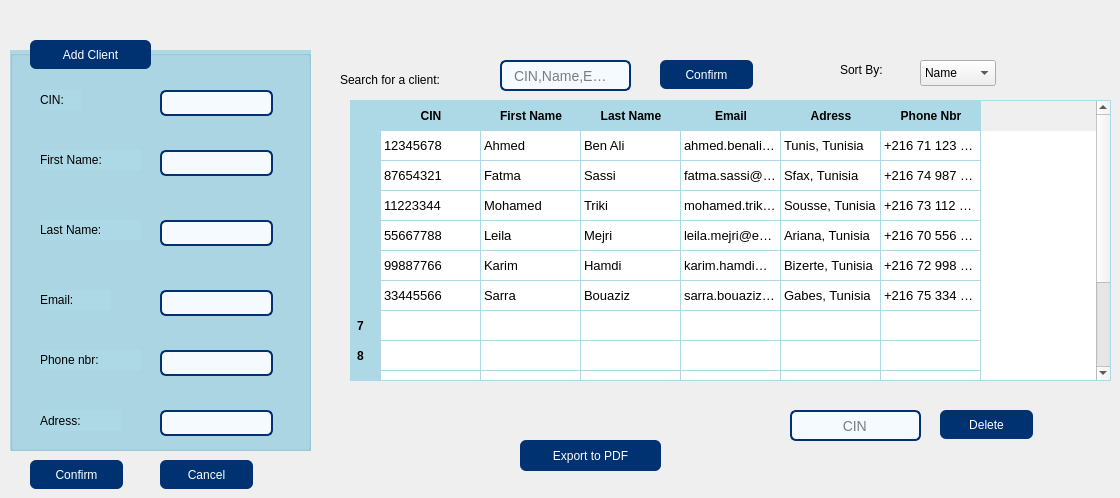
      <widget class="QWidget" name="tab">
       <attribute name="title">
        <string>Home</string>
       </attribute>
       <widget class="QGroupBox" name="groupBox">
        <property name="geometry">
         <rect>
          <x>10</x>
          <y>50</y>
          <width>301</width>
          <height>401</height>
         </rect>
        </property>
        <property name="styleSheet">
         <string notr="true">background-color: rgb(173, 216, 230);</string>
        </property>
        <property name="title">
         <string/>
        </property>
        <widget class="QLabel" name="label">
         <property name="geometry">
          <rect>
           <x>30</x>
           <y>40</y>
           <width>41</width>
           <height>20</height>
          </rect>
         </property>
         <property name="styleSheet">
          <string notr="true">font: 900 9pt &quot;Swis721 Blk BT&quot;;
</string>
         </property>
         <property name="text">
          <string>CIN:</string>
         </property>
        </widget>
        <widget class="QLabel" name="label_2">
         <property name="geometry">
          <rect>
           <x>30</x>
           <y>100</y>
           <width>101</width>
           <height>20</height>
          </rect>
         </property>
         <property name="styleSheet">
          <string notr="true">font: 900 9pt &quot;Swis721 Blk BT&quot;;
</string>
         </property>
         <property name="text">
          <string>First Name:</string>
         </property>
        </widget>
        <widget class="QLabel" name="label_3">
         <property name="geometry">
          <rect>
           <x>30</x>
           <y>240</y>
           <width>71</width>
           <height>20</height>
          </rect>
         </property>
         <property name="styleSheet">
          <string notr="true">font: 900 9pt &quot;Swis721 Blk BT&quot;;
</string>
         </property>
         <property name="text">
          <string>Email:</string>
         </property>
        </widget>
        <widget class="QLabel" name="label_4">
         <property name="geometry">
          <rect>
           <x>30</x>
           <y>170</y>
           <width>101</width>
           <height>20</height>
          </rect>
         </property>
         <property name="styleSheet">
          <string notr="true">font: 900 9pt &quot;Swis721 Blk BT&quot;;
</string>
         </property>
         <property name="text">
          <string>Last Name:</string>
         </property>
        </widget>
        <widget class="QLabel" name="label_5">
         <property name="geometry">
          <rect>
           <x>30</x>
           <y>300</y>
           <width>101</width>
           <height>20</height>
          </rect>
         </property>
         <property name="styleSheet">
          <string notr="true">font: 900 9pt &quot;Swis721 Blk BT&quot;;
</string>
         </property>
         <property name="text">
          <string>Phone nbr:</string>
         </property>
        </widget>
        <widget class="QLabel" name="label_6">
         <property name="geometry">
          <rect>
           <x>30</x>
           <y>360</y>
           <width>81</width>
           <height>21</height>
          </rect>
         </property>
         <property name="styleSheet">
          <string notr="true">font: 900 9pt &quot;Swis721 Blk BT&quot;;
</string>
         </property>
         <property name="text">
          <string>Adress:</string>
         </property>
        </widget>
        <widget class="QLineEdit" name="c_cin">
         <property name="geometry">
          <rect>
           <x>150</x>
           <y>40</y>
           <width>113</width>
           <height>26</height>
          </rect>
         </property>
         <property name="styleSheet">
          <string notr="true">QLineEdit {
    background-color: #f4faff;
    border: 2px solid #003271;
    border-radius: 6px;
    padding: 3px 3px;
    font-size: 14px;
    color: #000000;
}

QLineEdit:focus {
    border: 2px solid #1e6fd9;
    background-color: #ffffff;
}</string>
         </property>
        </widget>
        <widget class="QLineEdit" name="c_lname">
         <property name="geometry">
          <rect>
           <x>150</x>
           <y>170</y>
           <width>113</width>
           <height>26</height>
          </rect>
         </property>
         <property name="styleSheet">
          <string notr="true">QLineEdit {
    background-color: #f4faff;
    border: 2px solid #003271;
    border-radius: 6px;
    padding: 3px 3px;
    font-size: 14px;
    color: #000000;
}

QLineEdit:focus {
    border: 2px solid #1e6fd9;
    background-color: #ffffff;
}</string>
         </property>
        </widget>
        <widget class="QLineEdit" name="c_email">
         <property name="geometry">
          <rect>
           <x>150</x>
           <y>240</y>
           <width>113</width>
           <height>26</height>
          </rect>
         </property>
         <property name="styleSheet">
          <string notr="true">QLineEdit {
    background-color: #f4faff;
    border: 2px solid #003271;
    border-radius: 6px;
    padding: 3px 3px;
    font-size: 14px;
    color: #000000;
}

QLineEdit:focus {
    border: 2px solid #1e6fd9;
    background-color: #ffffff;
}</string>
         </property>
        </widget>
        <widget class="QLineEdit" name="c_phone">
         <property name="geometry">
          <rect>
           <x>150</x>
           <y>300</y>
           <width>113</width>
           <height>26</height>
          </rect>
         </property>
         <property name="styleSheet">
          <string notr="true">QLineEdit {
    background-color: #f4faff;
    border: 2px solid #003271;
    border-radius: 6px;
    padding: 3px 3px;
    font-size: 14px;
    color: #000000;
}

QLineEdit:focus {
    border: 2px solid #1e6fd9;
    background-color: #ffffff;
}</string>
         </property>
        </widget>
        <widget class="QLineEdit" name="c_adress">
         <property name="geometry">
          <rect>
           <x>150</x>
           <y>360</y>
           <width>113</width>
           <height>26</height>
          </rect>
         </property>
         <property name="styleSheet">
          <string notr="true">QLineEdit {
    background-color: #f4faff;
    border: 2px solid #003271;
    border-radius: 6px;
    padding: 3px 3px;
    font-size: 14px;
    color: #000000;
}

QLineEdit:focus {
    border: 2px solid #1e6fd9;
    background-color: #ffffff;
}</string>
         </property>
        </widget>
        <widget class="QLineEdit" name="c_fname">
         <property name="geometry">
          <rect>
           <x>150</x>
           <y>100</y>
           <width>113</width>
           <height>26</height>
          </rect>
         </property>
         <property name="styleSheet">
          <string notr="true">QLineEdit {
    background-color: #f4faff;
    border: 2px solid #003271;
    border-radius: 6px;
    padding: 3px 3px;
    font-size: 14px;
    color: #000000;
}

QLineEdit:focus {
    border: 2px solid #1e6fd9;
    background-color: #ffffff;
}</string>
         </property>
        </widget>
       </widget>
       <widget class="QPushButton" name="c_confirm">
        <property name="geometry">
         <rect>
          <x>30</x>
          <y>460</y>
          <width>93</width>
          <height>29</height>
         </rect>
        </property>
        <property name="styleSheet">
         <string notr="true">QPushButton {
	font: 900 9pt &quot;Swis721 Blk BT&quot;;
    background-color: #003271;
    color: white;
    border-radius: 6px;
    padding: 6px 12px;
}
QPushButton:hover { background-color: #004599; }
QPushButton:pressed { background-color: #002050; }</string>
        </property>
        <property name="text">
         <string>Confirm</string>
        </property>
       </widget>
       <widget class="QPushButton" name="c_delete">
        <property name="geometry">
         <rect>
          <x>160</x>
          <y>460</y>
          <width>93</width>
          <height>29</height>
         </rect>
        </property>
        <property name="styleSheet">
         <string notr="true">QPushButton {
	font: 900 9pt &quot;Swis721 Blk BT&quot;;
    background-color: #003271;
    color: white;
    border-radius: 6px;
    padding: 6px 12px;
}
QPushButton:hover { background-color: #004599; }
QPushButton:pressed { background-color: #002050; }</string>
        </property>
        <property name="text">
         <string>Cancel</string>
        </property>
       </widget>
       <widget class="QTableWidget" name="tab_Client">
        <property name="geometry">
         <rect>
          <x>350</x>
          <y>100</y>
          <width>761</width>
          <height>281</height>
         </rect>
        </property>
        <property name="styleSheet">
         <string notr="true">QTableWidget {
    background-color: white;
	color : black;  
 	alternate-background-color: #E6F2FA;
    gridline-color: #ADD8E6;
    border: 1px solid #ADD8E6;
    selection-background-color: #003271;
    selection-color: white;
    font-family: Segoe UI, Arial;
    font-size: 13px;
}

QHeaderView::section {
    background-color: #ADD8E6;
    color: black;
    padding: 6px;
    border: none;
    font-weight: bold;
}

QTableCornerButton::section {
    background-color: #ADD8E6;
    border: none;
}</string>
        </property>
        <row>
         <property name="text">
          <string/>
         </property>
        </row>
        <row>
         <property name="text">
          <string/>
         </property>
        </row>
        <row>
         <property name="text">
          <string/>
         </property>
        </row>
        <row>
         <property name="text">
          <string/>
         </property>
        </row>
        <row>
         <property name="text">
          <string/>
         </property>
        </row>
        <row>
         <property name="text">
          <string/>
         </property>
        </row>
        <row/>
        <row/>
        <row/>
        <row/>
        <row/>
        <row/>
        <column>
         <property name="text">
          <string>CIN</string>
         </property>
        </column>
        <column>
         <property name="text">
          <string>First Name</string>
         </property>
        </column>
        <column>
         <property name="text">
          <string>Last Name</string>
         </property>
        </column>
        <column>
         <property name="text">
          <string>Email</string>
         </property>
        </column>
        <column>
         <property name="text">
          <string>Adress</string>
         </property>
        </column>
        <column>
         <property name="text">
          <string>Phone Nbr</string>
         </property>
        </column>
        <item row="0" column="0">
         <property name="text">
          <string>12345678</string>
         </property>
        </item>
        <item row="0" column="1">
         <property name="text">
          <string>Ahmed</string>
         </property>
        </item>
        <item row="0" column="2">
         <property name="text">
          <string>Ben Ali</string>
         </property>
        </item>
        <item row="0" column="3">
         <property name="text">
          <string>ahmed.benali@email.com</string>
         </property>
        </item>
        <item row="0" column="4">
         <property name="text">
          <string>Tunis, Tunisia</string>
         </property>
        </item>
        <item row="0" column="5">
         <property name="text">
          <string>+216 71 123 456</string>
         </property>
        </item>
        <item row="1" column="0">
         <property name="text">
          <string>87654321</string>
         </property>
        </item>
        <item row="1" column="1">
         <property name="text">
          <string>Fatma</string>
         </property>
        </item>
        <item row="1" column="2">
         <property name="text">
          <string>Sassi</string>
         </property>
        </item>
        <item row="1" column="3">
         <property name="text">
          <string>fatma.sassi@email.com</string>
         </property>
        </item>
        <item row="1" column="4">
         <property name="text">
          <string>Sfax, Tunisia</string>
         </property>
        </item>
        <item row="1" column="5">
         <property name="text">
          <string>+216 74 987 654</string>
         </property>
        </item>
        <item row="2" column="0">
         <property name="text">
          <string>11223344</string>
         </property>
        </item>
        <item row="2" column="1">
         <property name="text">
          <string>Mohamed</string>
         </property>
        </item>
        <item row="2" column="2">
         <property name="text">
          <string>Triki</string>
         </property>
        </item>
        <item row="2" column="3">
         <property name="text">
          <string>mohamed.triki@email.com</string>
         </property>
        </item>
        <item row="2" column="4">
         <property name="text">
          <string>Sousse, Tunisia</string>
         </property>
        </item>
        <item row="2" column="5">
         <property name="text">
          <string>+216 73 112 233</string>
         </property>
        </item>
        <item row="3" column="0">
         <property name="text">
          <string>55667788</string>
         </property>
        </item>
        <item row="3" column="1">
         <property name="text">
          <string>Leila</string>
         </property>
        </item>
        <item row="3" column="2">
         <property name="text">
          <string>Mejri</string>
         </property>
        </item>
        <item row="3" column="3">
         <property name="text">
          <string>leila.mejri@email.com</string>
         </property>
        </item>
        <item row="3" column="4">
         <property name="text">
          <string>Ariana, Tunisia</string>
         </property>
        </item>
        <item row="3" column="5">
         <property name="text">
          <string>+216 70 556 677</string>
         </property>
        </item>
        <item row="4" column="0">
         <property name="text">
          <string>99887766</string>
         </property>
        </item>
        <item row="4" column="1">
         <property name="text">
          <string>Karim</string>
         </property>
        </item>
        <item row="4" column="2">
         <property name="text">
          <string>Hamdi</string>
         </property>
        </item>
        <item row="4" column="3">
         <property name="text">
          <string>karim.hamdi@email.com</string>
         </property>
        </item>
        <item row="4" column="4">
         <property name="text">
          <string>Bizerte, Tunisia</string>
         </property>
        </item>
        <item row="4" column="5">
         <property name="text">
          <string>+216 72 998 877</string>
         </property>
        </item>
        <item row="5" column="0">
         <property name="text">
          <string>33445566</string>
         </property>
        </item>
        <item row="5" column="1">
         <property name="text">
          <string>Sarra</string>
         </property>
        </item>
        <item row="5" column="2">
         <property name="text">
          <string>Bouaziz</string>
         </property>
        </item>
        <item row="5" column="3">
         <property name="text">
          <string>sarra.bouaziz@email.com</string>
         </property>
        </item>
        <item row="5" column="4">
         <property name="text">
          <string>Gabes, Tunisia</string>
         </property>
        </item>
        <item row="5" column="5">
         <property name="text">
          <string>+216 75 334 455</string>
         </property>
        </item>
       </widget>
       <widget class="QComboBox" name="comboBox">
        <property name="geometry">
         <rect>
          <x>920</x>
          <y>60</y>
          <width>76</width>
          <height>26</height>
         </rect>
        </property>
        <item>
         <property name="text">
          <string>Name</string>
         </property>
        </item>
        <item>
         <property name="text">
          <string>Adress</string>
         </property>
        </item>
        <item>
         <property name="text">
          <string/>
         </property>
        </item>
       </widget>
       <widget class="QLabel" name="label_7">
        <property name="geometry">
         <rect>
          <x>840</x>
          <y>60</y>
          <width>63</width>
          <height>20</height>
         </rect>
        </property>
        <property name="styleSheet">
         <string notr="true">font: 900 9pt &quot;Swis721 Blk BT&quot;;</string>
        </property>
        <property name="text">
         <string>Sort By:</string>
        </property>
       </widget>
       <widget class="QLabel" name="label_8">
        <property name="geometry">
         <rect>
          <x>340</x>
          <y>70</y>
          <width>161</width>
          <height>20</height>
         </rect>
        </property>
        <property name="styleSheet">
         <string notr="true">font: 900 9pt &quot;Swis721 Blk BT&quot;;</string>
        </property>
        <property name="text">
         <string>Search for a client:</string>
        </property>
       </widget>
       <widget class="QPushButton" name="pushButton_4">
        <property name="geometry">
         <rect>
          <x>660</x>
          <y>60</y>
          <width>93</width>
          <height>29</height>
         </rect>
        </property>
        <property name="styleSheet">
         <string notr="true">QPushButton {
	font: 900 9pt &quot;Swis721 Blk BT&quot;;
    background-color: #003271;
    color: white;
    border-radius: 6px;
    padding: 6px 12px;
}
QPushButton:hover { background-color: #004599; }
QPushButton:pressed { background-color: #002050; }</string>
        </property>
        <property name="text">
         <string>Confirm</string>
        </property>
       </widget>
       <widget class="QPushButton" name="pushButton_6">
        <property name="geometry">
         <rect>
          <x>520</x>
          <y>440</y>
          <width>141</width>
          <height>31</height>
         </rect>
        </property>
        <property name="styleSheet">
         <string notr="true">QPushButton {
	font: 900 9pt &quot;Swis721 Blk BT&quot;;
    background-color: #003271;
    color: white;
    border-radius: 6px;
    padding: 6px 12px;
}
QPushButton:hover { background-color: #004599; }
QPushButton:pressed { background-color: #002050; }</string>
        </property>
        <property name="text">
         <string>Export to PDF</string>
        </property>
       </widget>
       <widget class="QPushButton" name="pushButton">
        <property name="geometry">
         <rect>
          <x>30</x>
          <y>40</y>
          <width>121</width>
          <height>29</height>
         </rect>
        </property>
        <property name="styleSheet">
         <string notr="true">QPushButton {
	font: 900 9pt &quot;Swis721 Blk BT&quot;;
    background-color: #003271;
    color: white;
    border-radius: 6px;
    padding: 6px 12px;
}
QPushButton:hover { background-color: #004599; }
QPushButton:pressed { background-color: #002050; }</string>
        </property>
        <property name="text">
         <string>Add Client</string>
        </property>
       </widget>
       <widget class="QPushButton" name="c_DEL">
        <property name="geometry">
         <rect>
          <x>940</x>
          <y>410</y>
          <width>93</width>
          <height>29</height>
         </rect>
        </property>
        <property name="styleSheet">
         <string notr="true">QPushButton {
	font: 900 9pt &quot;Swis721 Blk BT&quot;;
    background-color: #003271;
    color: white;
    border-radius: 6px;
    padding: 6px 12px;
}
QPushButton:hover { background-color: #004599; }
QPushButton:pressed { background-color: #002050; }</string>
        </property>
        <property name="text">
         <string>Delete</string>
        </property>
       </widget>
       <widget class="QLineEdit" name="lineEdit_7">
        <property name="geometry">
         <rect>
          <x>500</x>
          <y>60</y>
          <width>131</width>
          <height>31</height>
         </rect>
        </property>
        <property name="styleSheet">
         <string notr="true">QLineEdit {
    background-color: #f4faff;
    border: 2px solid #003271;
    border-radius: 6px;
    padding: 6px 10px;
    font-size: 14px;
    color: #000000;
}

QLineEdit:focus {
    border: 2px solid #1e6fd9;
    background-color: #ffffff;
}</string>
        </property>
        <property name="placeholderText">
         <string>CIN,Name,Email</string>
        </property>
       </widget>
       <widget class="QLabel" name="PDF">
        <property name="geometry">
         <rect>
          <x>470</x>
          <y>430</y>
          <width>41</width>
          <height>41</height>
         </rect>
        </property>
        <property name="text">
         <string/>
        </property>
        <property name="pixmap">
         <pixmap>../../../../Downloads/projetpcc-2a26-voltshop-integration-client-database/projetpcc-2a26-voltshop-integration-client-database/PDF.png</pixmap>
        </property>
        <property name="scaledContents">
         <bool>true</bool>
        </property>
       </widget>
       <widget class="QLineEdit" name="c_Line_rech">
        <property name="geometry">
         <rect>
          <x>790</x>
          <y>410</y>
          <width>131</width>
          <height>31</height>
         </rect>
        </property>
        <property name="styleSheet">
         <string notr="true">QLineEdit {
    background-color: #f4faff;
    border: 2px solid #003271;
    border-radius: 6px;
    padding: 6px 10px;
    font-size: 14px;
    color: #000000;
}

QLineEdit:focus {
    border: 2px solid #1e6fd9;
    background-color: #ffffff;
}</string>
        </property>
        <property name="placeholderText">
         <string>          CIN</string>
        </property>
       </widget>
      </widget>
